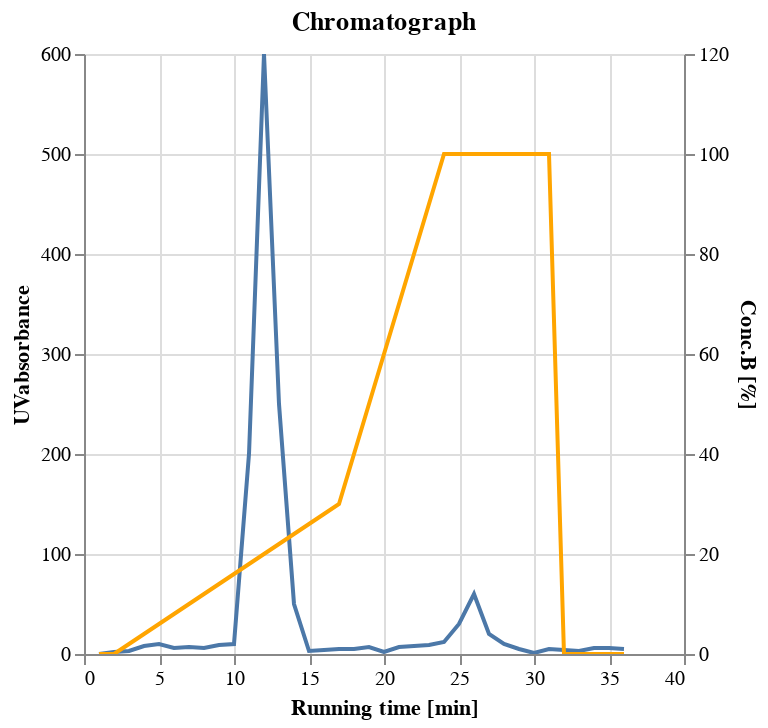

Notebook cell for this chart:
### Code cell
chart = get_chart(dataframe)
chart

### Figure 1 — Vega-Lite specification as saved in the notebook (floating-point values rounded to 4 significant figures)
{"config": {"view": {"continuousWidth": 300, "continuousHeight": 300}}, "layer": [{"layer": [{"mark": {"type": "line"}, "encoding": {"x": {"field": "time", "type": "quantitative"}, "y": {"field": "UVabsorbance", "type": "quantitative"}}, "name": "view_76", "title": "Chromatograph"}, {"mark": {"type": "circle", "size": 65}, "encoding": {"x": {"field": "time", "type": "quantitative"}, "y": {"field": "UVabsorbance", "type": "quantitative"}}, "title": "Chromatograph", "transform": [{"filter": {"param": "param_84", "empty": false}}]}, {"mark": {"type": "rule"}, "encoding": {"opacity": {"condition": {"param": "param_84", "value": 0.3, "empty": false}, "value": 0}, "tooltip": [{"field": "time", "title": "Time", "type": "quantitative"}, {"field": "UVabsorbance", "title": "UVabs.", "type": "quantitative"}], "x": {"field": "time", "title": "Running time [min]", "type": "quantitative"}, "y": {"field": "UVabsorbance", "type": "quantitative"}}, "name": "view_75"}]}, {"mark": {"type": "line", "color": "orange"}, "encoding": {"x": {"field": "time2", "title": "", "type": "quantitative"}, "y": {"field": "concB", "scale": {"domain": [0, 120]}, "title": "Conc.B [%]", "type": "quantitative"}}, "title": "Chromatograph"}], "data": {"name": "data-7a4522afdbebe2ac08097211cfb34c5a"}, "params": [{"name": "param_84", "select": {"type": "point", "fields": ["time"], "nearest": true, "on": "mouseover"}, "views": ["view_75"]}, {"name": "param_85", "select": {"type": "interval", "encodings": ["x", "y"]}, "bind": "scales", "views": ["view_76"]}], "resolve": {"scale": {"y": "independent"}}, "$schema": "https://vega.github.io/schema/vega-lite/v5.8.0.json", "datasets": {"data-7a4522afdbebe2ac08097211cfb34c5a": [{"time": 1, "UVabsorbance": 0, "time2": 1, "concB": 0}, {"time": 2, "UVabsorbance": 2, "time2": 2, "concB": 0}, {"time": 3, "UVabsorbance": 3, "time2": 3, "concB": 2}, {"time": 4, "UVabsorbance": 8, "time2": 4, "concB": 4}, {"time": 5, "UVabsorbance": 10, "time2": 5, "concB": 6}, {"time": 6, "UVabsorbance": 6, "time2": 6, "concB": 8}, {"time": 7, "UVabsorbance": 7, "time2": 7, "concB": 10}, {"time": 8, "UVabsorbance": 6, "time2": 8, "concB": 12}, {"time": 9, "UVabsorbance": 9, "time2": 9, "concB": 14}, {"time": 10, "UVabsorbance": 10, "time2": 10, "concB": 16}, {"time": 11, "UVabsorbance": 200, "time2": 11, "concB": 18}, {"time": 12, "UVabsorbance": 600, "time2": 12, "concB": 20}, {"time": 13, "UVabsorbance": 250, "time2": 13, "concB": 22}, {"time": 14, "UVabsorbance": 50, "time2": 14, "concB": 24}, {"time": 15, "UVabsorbance": 3, "time2": 15, "concB": 26}, {"time": 16, "UVabsorbance": 4, "time2": 16, "concB": 28}, {"time": 17, "UVabsorbance": 5, "time2": 17, "concB": 30}, {"time": 18, "UVabsorbance": 5, "time2": 18, "concB": 40}, {"time": 19, "UVabsorbance": 7, "time2": 19, "concB": 50}, {"time": 20, "UVabsorbance": 2, "time2": 20, "concB": 60}, {"time": 21, "UVabsorbance": 7, "time2": 21, "concB": 70}, {"time": 22, "UVabsorbance": 8, "time2": 22, "concB": 80}, {"time": 23, "UVabsorbance": 9, "time2": 23, "concB": 90}, {"time": 24, "UVabsorbance": 12, "time2": 24, "concB": 100}, {"time": 25, "UVabsorbance": 30, "time2": 25, "concB": 100}, {"time": 26, "UVabsorbance": 60, "time2": 26, "concB": 100}, {"time": 27, "UVabsorbance": 20, "time2": 27, "concB": 100}, {"time": 28, "UVabsorbance": 10, "time2": 28, "concB": 100}, {"time": 29, "UVabsorbance": 5, "time2": 29, "concB": 100}, {"time": 30, "UVabsorbance": 1, "time2": 30, "concB": 100}, {"time": 31, "UVabsorbance": 5, "time2": 31, "concB": 100}, {"time": 32, "UVabsorbance": 4, "time2": 32, "concB": 0}, {"time": 33, "UVabsorbance": 3, "time2": 33, "concB": 0}, {"time": 34, "UVabsorbance": 6, "time2": 34, "concB": 0}, {"time": 35, "UVabsorbance": 6, "time2": 35, "concB": 0}, {"time": 36, "UVabsorbance": 5, "time2": 36, "concB": 0}]}}
